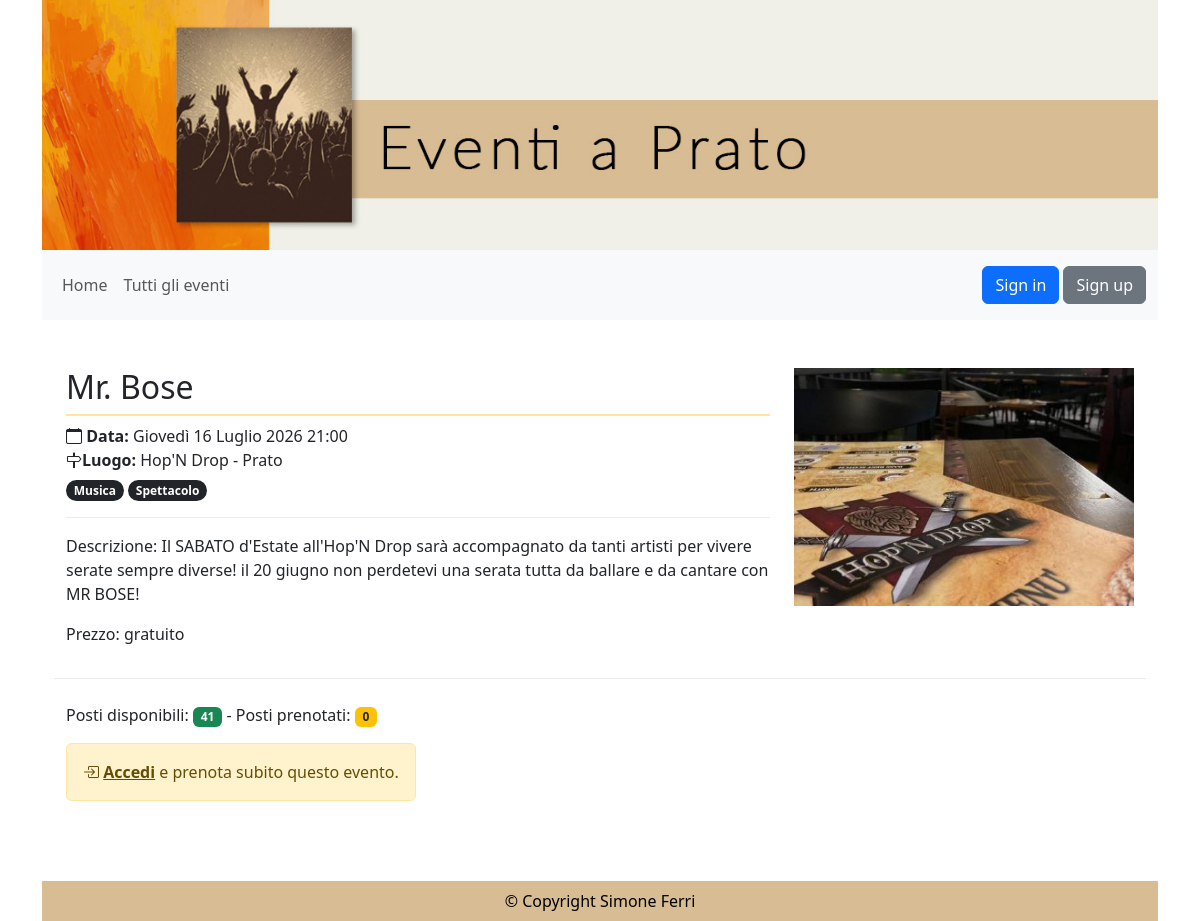
/eventi/6/, run on an earlier commit of the app's database.
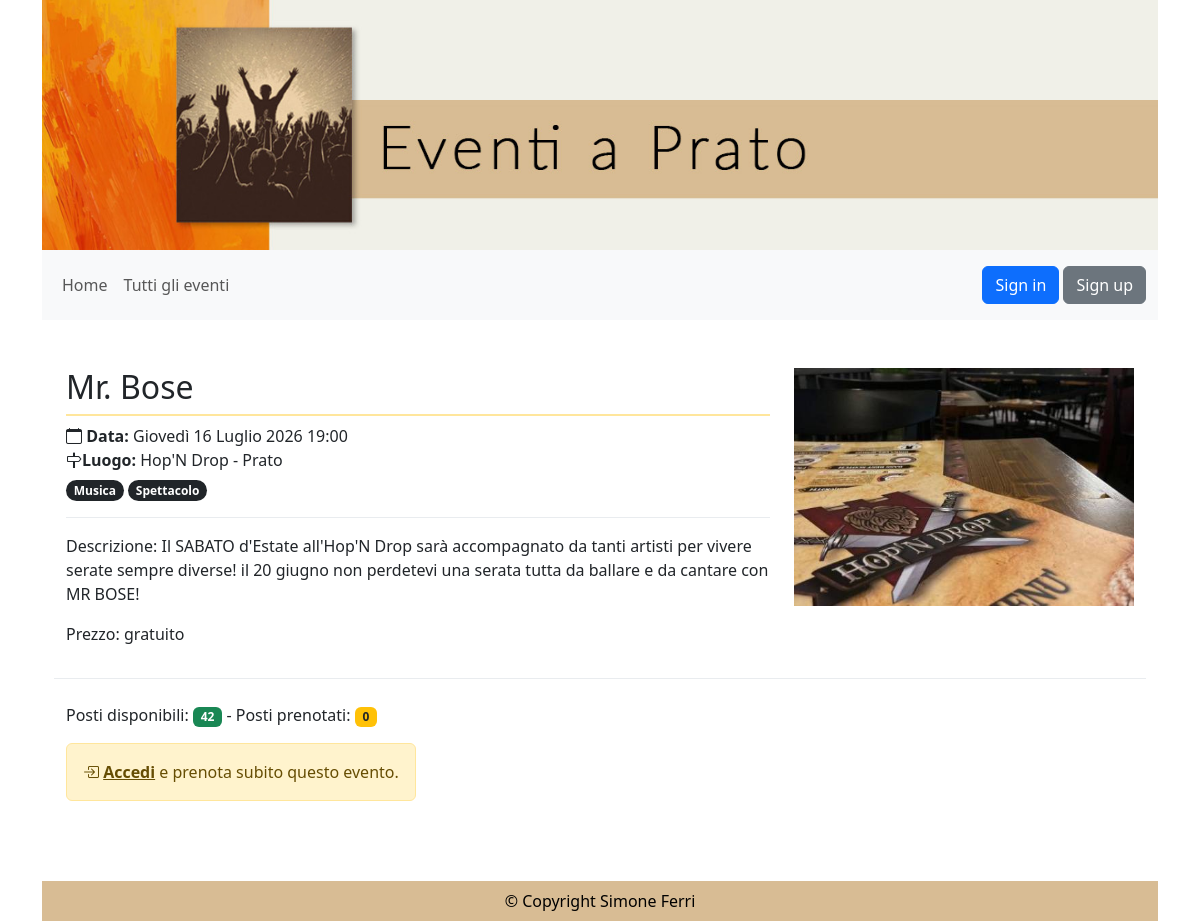
And on a later commit of the database.
### eventi_gestione/models.py (models this page shows, shortened)
class Eventi(models.Model):
    nome_evento = models.CharField(max_length=100)
    descrizione_evento = models.TextField()
    tipo_evento = models.ManyToManyField(Tipologia, related_name='eventi')
    luogo_evento = models.CharField(max_length=100)
    data_ora_evento = models.DateTimeField()
    immagine_evento = models.ImageField(upload_to='eventi/', blank=True)
    posti_prenotabili = models.PositiveIntegerField(null=True, blank=True)
    prezzo = models.PositiveIntegerField(null=True, blank=True, default=0)
    pubblicato = models.BooleanField(default=False)
    annullato = models.BooleanField(default=False)
    creatore = models.ForeignKey(CustomUser, on_delete=models.CASCADE, related_name='eventi_creati', limit_choices_to={'groups__name': 'redattori'})

### eventi_pagine/views.py (the view, shortened to what this page needs)
# urls.py: path("eventi/<int:pk>/", EventDetailView.as_view(), name="evento"),
class EventDetailView(DetailView):
    model = Eventi
    template_name = "scheda_evento.html"
    context_object_name = 'evento'
    def render_to_response(self, context, **response_kwargs):
        evento = self.object
        if evento.data_ora_evento < timezone.now():
            response_kwargs['status'] = 404
            messages.error(self.request,
                       f"<i class='bi bi-exclamation-triangle'></i> Attenzione! L'evento che stai guardando è già passato.! La scheda viene mantenuta solo per motivi di archivio.")
        return super().render_to_response(context, **response_kwargs)
    def get_object(self, queryset=None):
        obj = super().get_object(queryset)
        if not obj.pubblicato:
            is_redattore = self.request.user.groups.filter(name='redattori').exists()
            if not is_redattore:
                raise Http404("Evento non pubblicato")
        return obj
    def get_context_data(self, **kwargs):
        context = super().get_context_data(**kwargs)
        prenotazione_on = False
        prenotazione_fatta = None
        context['prenotazione_attiva'] = prenotazione_on
        context['prenotazione_identificativo'] = prenotazione_fatta
        evento = self.object
        context['is_creatore'] = self.request.user == evento.creatore
        return context

### templates/scheda_evento.html (shortened to what this page needs)
{% extends "base.html" %}
{% load auth_extras %}
{% block content %}
    {% now "Y-m-d H:i:s" as ora_attuale %}
    <div class="row mt-5 mb-4 border-bottom border-light-subtle pb-3">
        <div class="col-md-8">
            <h2 class="border-bottom  border-2 border-warning-subtle pb-2">{{ evento.nome_evento }}
            </h2>
            <p class="border-bottom border-light-subtle pb-3"><i class="bi bi-calendar"></i> <strong>Data:</strong>  {{ evento.data_ora_evento }}<br>
                <i class="bi bi-signpost"></i><strong>Luogo:</strong>  {{ evento.luogo_evento}}<br>
                {% for tipologia in evento.tipo_evento.all %}
                    <span class="badge rounded-pill text-bg-dark mt-2">{{ tipologia.nome_tipo }}</span>
                {% endfor %}
            </p>
            <p>Descrizione: {{ evento.descrizione_evento }}</p>
            {% if evento.prezzo > 0 %}
                <p><i class="bi bi-cash"></i> <strong>Prezzo</strong>: € {{ evento.prezzo }}</p>
            {% else %}
                <p>Prezzo: gratuito</p>
            {% endif %}
        </div>
        <div class="col-md-4">
            {% if evento.immagine_evento %}
                <img class="img-fluid" src="{{ evento.immagine_evento.url }}">
            {% endif %}
        </div>
    </div>
    <p>
    {% if is_creatore %}
        <p>Posti disponibili: <span class="badge bg-success">{{ evento.posti_prenotabili|default:0 }}</span> - Posti prenotati: <span class="badge bg-warning text-dark">{{ evento.prenotazione_set.count }}</span> {% if evento.prenotazione_set.count > 0 and is_creatore %} (<a href="/eventi/{{ evento.id }}/prenotazioni/">Dettaglio prenotazioni</a>) {% endif %}</p>
        <div class="alert alert-primary d-inline-block">
            <i class="bi bi-pencil-square"></i> <a href="{% url 'gestione_eventi_modifica' evento.id %}" class="alert-link">Modifica l'evento</a>
        </div>
        {% if  evento.prenotazione_set.count > 0 %}
            <div class="alert alert-warning d-inline-block" >
                <i class="bi bi-exclamation-triangle"></i> Evento non eliminabile! Sono attive n. {{ evento.prenotazione_set.count }} prenotazioni.
            </div>
        {% else %}
             <div class="alert alert-primary d-inline-block">
                <i class="bi bi-x-circle"></i> <a href="{% url 'gestione_eventi_elimina' evento.pk %}" class="alert-link">Elimina evento</a>
            </div>
        {% endif %}
        {% if evento.data_ora_evento|date:"Y-m-d H:i:s" > ora_attuale %}
            <div class="alert alert-secondary">
                <i class="bi bi-box-arrow-in-right"></i> <a href="{% url 'login' %}?next={{ request.path }}" class="alert-link">Accedi</a> e prenota subito questo evento.
            </div>
        {% endif %}
    {% else %}
        {% if evento.posti_prenotabili > 0 or prenotazione_attiva %}
            <p>Posti disponibili: <span class="badge bg-success">{{ evento.posti_prenotabili}}</span> - Posti prenotati: <span class="badge bg-warning text-dark">{{ evento.prenotazione_set.count }}</span></p>
            {% if user.is_authenticated and not prenotazione_attiva and not user|has_group:"redattori" and not evento.annullato and evento.data_ora_evento|date:"Y-m-d H:i:s" > ora_attuale %}
                <form method="post" action="{% url 'prenota_evento' evento.id %}">
                    {% csrf_token %}
                    <button type="submit" class="btn btn-success btn-lg">
                        <i class="bi bi-calendar-plus"></i> Prenota
                    </button>
                </form>
            {% elif not evento.annullato and evento.data_ora_evento|date:"Y-m-d H:i:s" > ora_attuale %}
                 <div class="alert alert-warning d-inline-block">
                    <i class="bi bi-box-arrow-in-right"></i> <a href="{% url 'login' %}?next={{ request.path }}" class="alert-link">Accedi</a> e prenota subito questo evento.
                </div>
            {% endif %}
        {% endif %}
    {% endif %}
    </p>
{% endblock content %}

What changed in the data, as far as the page shows it:
changed Eventi "Mr. Bose": data_ora_evento "Giovedì 16 Luglio 2026 21:00" → "Giovedì 16 Luglio 2026 19:00"; posti_prenotabili "41" → "42"
